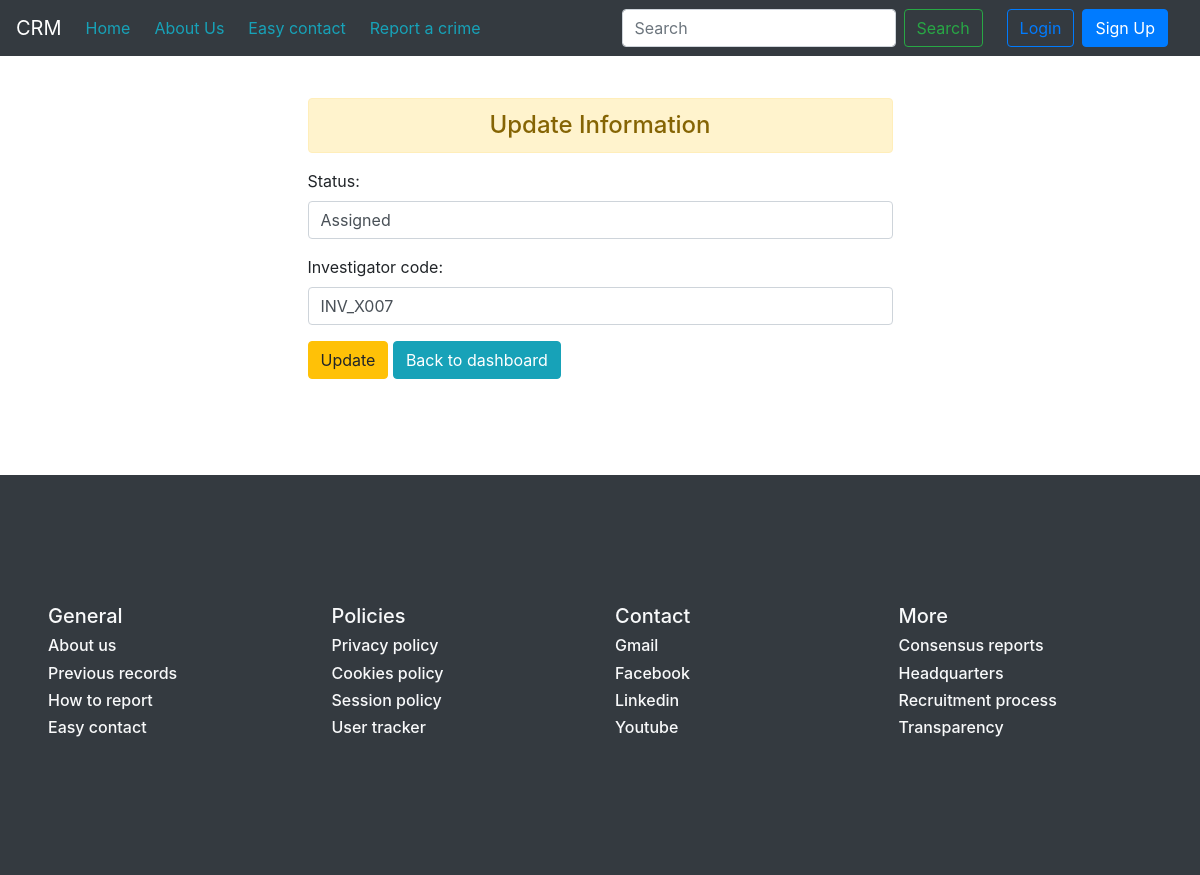
The page /main/updateCase/23/ on the database as committed earlier.
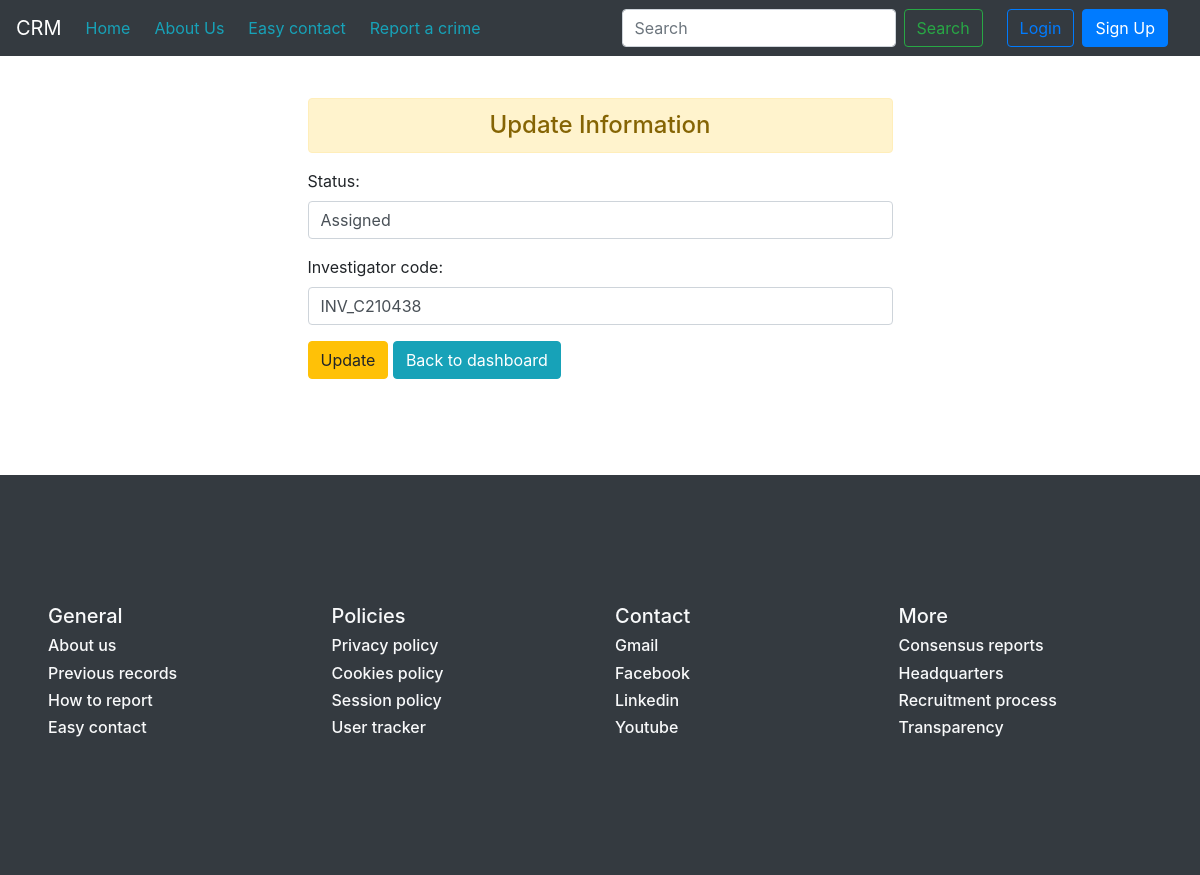
The same page on the database as committed later.
### main/models.py (models this page shows)
class Case(models.Model):
    id = models.AutoField(primary_key=True)
    case_code = models.CharField(max_length=11)
    location = models.CharField(max_length=300)
    desc = models.CharField(max_length=5000)
    status = models.CharField(max_length=200)
    reporter_name = models.CharField(max_length=50)
    reporter_phone = models.CharField(max_length=20)
    investigator_code = models.CharField(max_length=11)

### main/views.py (the view)
# urls.py: path('updateCase/<int:id>/', views.updateCase, name='updateCase'),
def updateCase(request, id):
    if request.method== 'POST':
        record = Case.objects.get(pk=id)
        fm = UpdateCase(request.POST, instance=record) # Generating a form with the values of the record with the given id
        if fm.is_valid():
            fm.save()
    else:
        record = Case.objects.get(pk=id)
        fm = UpdateCase(instance=record)
    return render(request, 'main/updateCase.html', {'form':fm})

### main/forms.py
class UpdateCase(forms.ModelForm):
    class Meta:
        model = Case
        fields = ['status', 'investigator_code']
        widgets = {
            'status' : forms.TextInput(attrs={'class':'form-control'}),
            'investigator_code' : forms.TextInput(attrs={'class':'form-control'}),
        }

### main/templates/main/updateCase.html (shortened to what this page needs)
{% extends 'main/base.html' %}
{% block body %}
    <div class="row d-flex justify-content-center">
        <div class="col-md-6  my-5">
            <h4 class="alert alert-warning text-center">Update Information</h4>
            <form action="" method="POST">  {% csrf_token %}
                {{form.as_p}}
                <input type="submit" class="btn btn-warning" value="Update">
                <a href="/main/adminPanel/" class="btn btn-info text-white">Back to dashboard</a>
            </form>
        </div>
    </div>
{% endblock %}

### main/templates/main/base.html (shortened to what this page needs)
<!doctype html>
<html lang="en">
    <head>
        <link rel="stylesheet" href="https://cdn.jsdelivr.net/npm/bootstrap@4.6.1/dist/css/bootstrap.min.css">
    </head>
    <body>
        <nav class="navbar navbar-expand-lg navbar-dark fixed-top bg-dark">
            <a class="navbar-brand" href="/">CRM</a>
            <div class="collapse navbar-collapse" id="navbarSupportedContent">
                <ul class="navbar-nav mr-auto">
                    <li class="nav-item mr-2">
                        <a class="nav-link text-info" href="/main">Home </a>
                    </li>
                    <li class="nav-item mr-2">
                        <a class="nav-link text-info" href="/main/about">About Us</a>
                    </li>
                    <li class="nav-item mr-2">
                        <a class="nav-link text-info" href="/main/contact">Easy contact</a>
                    </li>
                    <li class="nav-item">
                        <a class="nav-link text-info" href="/main/reportCrime/">Report a crime</a>
                    </li>
                </ul>
                <form method='get' action='/main/search/' class="form-inline my-2 my-lg-0">
                    <input id="search" class="form-control mr-sm-2" name="search" type="search" placeholder="Search" aria-label="Search">
                    <button class="btn btn-outline-success my-2 mr-4 my-sm-0" type="submit">Search</button>
                </form>
                {% if user.is_authenticated %}
                    <h6 class="text-light">Hi, {{user.username}}</h6>
                    <a href="/accounts/logout" class="btn btn-danger mx-3">Log out</a>
                    {% if request.user.is_superuser %}
                        <a href="/main/adminPanel" class="btn btn-warning rounded-pill"><b>Admin Panel</b></a>
                    {% else %}
                        <a href="/main/dashboard/{{user}}" class="btn btn-outline-warning">Dashboard</a>
                    {% endif %}
                {% else %}
                    <a href="/accounts/login" class="btn btn-outline-primary mr-2">Login</a>
                    <a href="/accounts/register" class="btn btn-primary mr-3">Sign Up</a>
                {% endif %}
            </div>
        </nav>
        {% block body %} {% endblock %}
        <div class="row mt-5 p-5 bg-dark text-light d-flex justify-content-center align-items-center" style="height: 400px;">
            <div class="col-md-3">
                <h5>General</h5>
                <h6>About us</h6>
                <h6>Previous records</h6>
                <h6>How to report</h6>
                <h6>Easy contact</h6>
            </div>
            <div class="col-md-3">
                <h5>Policies</h5>
                <h6>Privacy policy</h6>
                <h6>Cookies policy</h6>
                <h6>Session policy</h6>
                <h6>User tracker</h6>
            </div>
            <div class="col-md-3">
                <h5>Contact</h5>
                <h6>Gmail</h6>
                <h6>Facebook</h6>
                <h6>Linkedin</h6>
                <h6>Youtube</h6>
            </div>
            <div class="col-md-3">
                <h5>More</h5>
                <h6>Consensus reports</h6>
                <h6>Headquarters</h6>
                <h6>Recruitment process</h6>
                <h6>Transparency</h6>
            </div>
        </div>
  </body>
</html>

Rows that differ between the two databases and show on the page:
changed Case "Assigned": investigator_code "INV_X007" → "INV_C210438"
